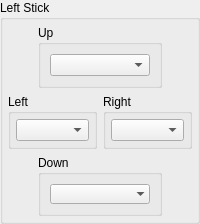
           <widget class="QGroupBox" name="gb_left_stick">
            <property name="sizePolicy">
             <sizepolicy hsizetype="Preferred" vsizetype="Fixed">
              <horstretch>0</horstretch>
              <verstretch>0</verstretch>
             </sizepolicy>
            </property>
            <property name="minimumSize">
             <size>
              <width>0</width>
              <height>0</height>
             </size>
            </property>
            <property name="title">
             <string>Left Stick</string>
            </property>
            <layout class="QVBoxLayout" name="gb_left_stick_layout">
             <property name="leftMargin">
              <number>5</number>
             </property>
             <property name="topMargin">
              <number>5</number>
             </property>
             <property name="rightMargin">
              <number>5</number>
             </property>
             <property name="bottomMargin">
              <number>5</number>
             </property>
             <item>
              <widget class="QWidget" name="left_stick_up" native="true">
               <property name="maximumSize">
                <size>
                 <width>16777215</width>
                 <height>2121</height>
                </size>
               </property>
               <layout class="QHBoxLayout" name="left_stick_up_layout">
                <property name="leftMargin">
                 <number>0</number>
                </property>
                <property name="topMargin">
                 <number>0</number>
                </property>
                <property name="rightMargin">
                 <number>0</number>
                </property>
                <property name="bottomMargin">
                 <number>0</number>
                </property>
                <item>
                 <widget class="QGroupBox" name="gb_left_stick_up">
                  <property name="minimumSize">
                   <size>
                    <width>0</width>
                    <height>0</height>
                   </size>
                  </property>
                  <property name="maximumSize">
                   <size>
                    <width>124</width>
                    <height>16777215</height>
                   </size>
                  </property>
                  <property name="title">
                   <string>Up</string>
                  </property>
                  <layout class="QVBoxLayout" name="verticalLayout_10">
                   <item>
                    <widget class="QComboBox" name="LStickUpBox">
                     <property name="enabled">
                      <bool>true</bool>
                     </property>
                    </widget>
                   </item>
                  </layout>
                 </widget>
                </item>
               </layout>
              </widget>
             </item>
             <item>
              <layout class="QHBoxLayout" name="layout_left_stick_left_right">
               <item>
                <widget class="QGroupBox" name="gb_left_stick_left">
                 <property name="title">
                  <string>Left</string>
                 </property>
                 <layout class="QVBoxLayout" name="gb_left_stick_left_layout">
                  <property name="leftMargin">
                   <number>5</number>
                  </property>
                  <property name="topMargin">
                   <number>5</number>
                  </property>
                  <property name="rightMargin">
                   <number>5</number>
                  </property>
                  <property name="bottomMargin">
                   <number>5</number>
                  </property>
                  <item>
                   <widget class="QComboBox" name="LStickLeftBox">
                    <property name="enabled">
                     <bool>true</bool>
                    </property>
                   </widget>
                  </item>
                 </layout>
                </widget>
               </item>
               <item>
                <widget class="QGroupBox" name="gb_left_stick_right">
                 <property name="maximumSize">
                  <size>
                   <width>179</width>
                   <height>16777215</height>
                  </size>
                 </property>
                 <property name="title">
                  <string>Right</string>
                 </property>
                 <layout class="QVBoxLayout" name="gb_left_stick_right_layout">
                  <property name="leftMargin">
                   <number>5</number>
                  </property>
                  <property name="topMargin">
                   <number>5</number>
                  </property>
                  <property name="rightMargin">
                   <number>5</number>
                  </property>
                  <property name="bottomMargin">
                   <number>5</number>
                  </property>
                  <item>
                   <widget class="QComboBox" name="LStickRightBox">
                    <property name="enabled">
                     <bool>true</bool>
                    </property>
                   </widget>
                  </item>
                 </layout>
                </widget>
               </item>
              </layout>
             </item>
             <item>
              <widget class="QWidget" name="left_stick_down" native="true">
               <layout class="QHBoxLayout" name="left_stick_down_layout">
                <property name="leftMargin">
                 <number>0</number>
                </property>
                <property name="topMargin">
                 <number>0</number>
                </property>
                <property name="rightMargin">
                 <number>0</number>
                </property>
                <property name="bottomMargin">
                 <number>0</number>
                </property>
                <item>
                 <widget class="QGroupBox" name="gb_left_stick_down">
                  <property name="minimumSize">
                   <size>
                    <width>124</width>
                    <height>0</height>
                   </size>
                  </property>
                  <property name="maximumSize">
                   <size>
                    <width>124</width>
                    <height>21212</height>
                   </size>
                  </property>
                  <property name="title">
                   <string>Down</string>
                  </property>
                  <layout class="QVBoxLayout" name="verticalLayout_8">
                   <item>
                    <widget class="QComboBox" name="LStickDownBox">
                     <property name="enabled">
                      <bool>true</bool>
                     </property>
                     <property name="editable">
                      <bool>false</bool>
                     </property>
                     <property name="frame">
                      <bool>false</bool>
                     </property>
                    </widget>
                   </item>
                  </layout>
                 </widget>
                </item>
               </layout>
              </widget>
             </item>
            </layout>
           </widget>
